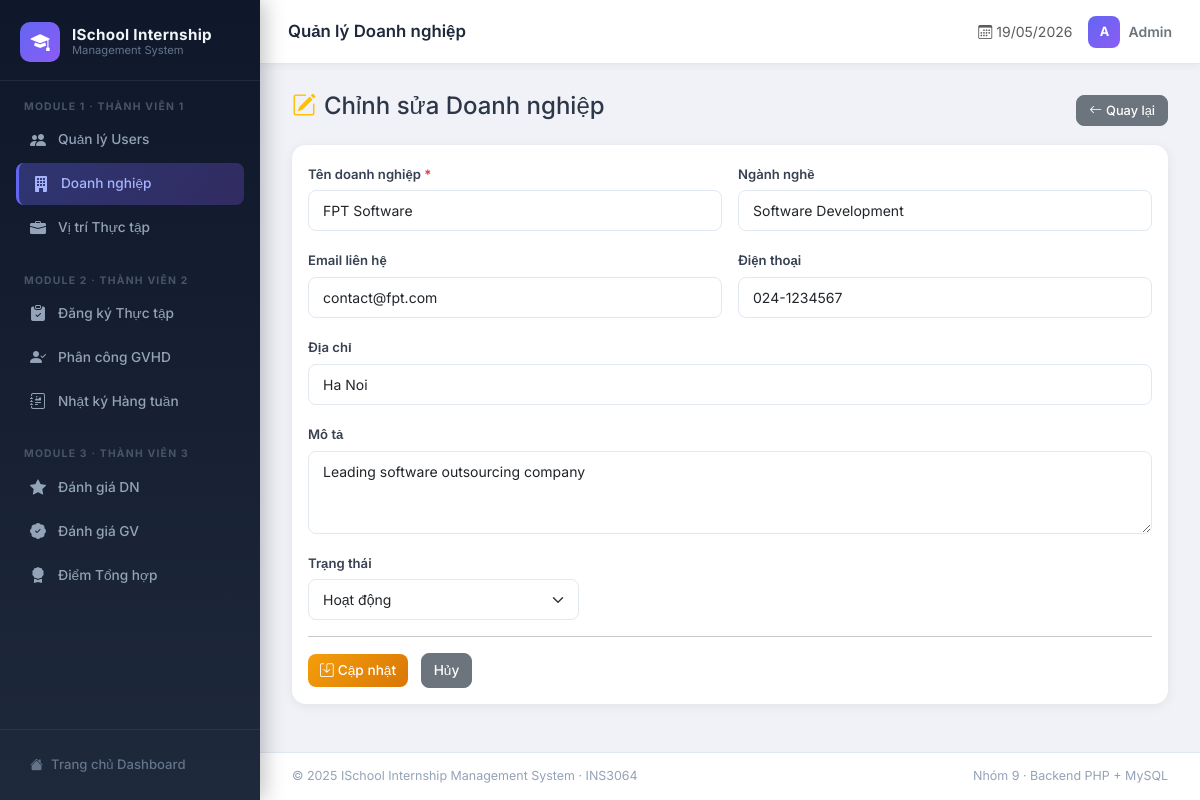
Page /internship_system/modules/companies/edit.php?id=1 on the committed database.
### tables this page shows
CREATE TABLE companies (
    company_id    INT PRIMARY KEY AUTO_INCREMENT,
    company_name  VARCHAR(150) NOT NULL,
    industry      VARCHAR(100),
    address       TEXT,
    description   TEXT,
    contact_email VARCHAR(100) UNIQUE,
    phone         VARCHAR(20),
    status        ENUM('active','inactive') DEFAULT 'active',
    created_at    TIMESTAMP DEFAULT CURRENT_TIMESTAMP
);

### internship_system/modules/companies/edit.php (the view, shortened to what this page needs)
<?php
require_once '../../config/database.php';
$id = (int)($_GET['id'] ?? 0);
$stmt = $conn->prepare("SELECT * FROM companies WHERE company_id = ?");
$stmt->bind_param('i', $id);
$stmt->execute();
$company = $stmt->get_result()->fetch_assoc();
?>
<?php include '../../includes/header.php'; ?>
<div class="d-flex justify-content-between align-items-center mb-3">
    <h4><i class="bi bi-pencil-square me-2 text-warning"></i>Chỉnh sửa Doanh nghiệp</h4>
    <a href="list.php" class="btn btn-secondary btn-sm"><i class="bi bi-arrow-left me-1"></i>Quay lại</a>
</div>
<div class="card">
    <div class="card-body">
        <form method="POST">
            <div class="row g-3">
                <div class="col-md-6">
                    <label class="form-label fw-semibold">Tên doanh nghiệp <span class="text-danger">*</span></label>
                    <input type="text" name="company_name" class="form-control"
                           value="<?= htmlspecialchars($company['company_name']) ?>" required>
                </div>
                <div class="col-md-6">
                    <label class="form-label fw-semibold">Ngành nghề</label>
                    <input type="text" name="industry" class="form-control"
                           value="<?= htmlspecialchars($company['industry'] ?? '') ?>">
                </div>
                <div class="col-md-6">
                    <label class="form-label fw-semibold">Email liên hệ</label>
                    <input type="email" name="contact_email" class="form-control"
                           value="<?= htmlspecialchars($company['contact_email'] ?? '') ?>">
                </div>
                <div class="col-md-6">
                    <label class="form-label fw-semibold">Điện thoại</label>
                    <input type="text" name="phone" class="form-control"
                           value="<?= htmlspecialchars($company['phone'] ?? '') ?>">
                </div>
                <div class="col-12">
                    <label class="form-label fw-semibold">Địa chỉ</label>
                    <input type="text" name="address" class="form-control"
                           value="<?= htmlspecialchars($company['address'] ?? '') ?>">
                </div>
                <div class="col-12">
                    <label class="form-label fw-semibold">Mô tả</label>
                    <textarea name="description" class="form-control" rows="3"><?= htmlspecialchars($company['description'] ?? '') ?></textarea>
                </div>
                <div class="col-md-4">
                    <label class="form-label fw-semibold">Trạng thái</label>
                    <select name="status" class="form-select">
                        <option value="active"   <?= $company['status']==='active'   ?'selected':'' ?>>Hoạt động</option>
                    </select>
                </div>
            </div>
            <hr>
            <button type="submit" class="btn btn-warning">
                <i class="bi bi-save me-1"></i>Cập nhật
            </button>
            <a href="list.php" class="btn btn-secondary ms-2">Hủy</a>
        </form>
    </div>
</div>
<?php include '../../includes/footer.php'; ?>

### internship_system/includes/header.php (style rules this page uses)
*, *::before, *::after { box-sizing: border-box; }
body { font-family: 'Inter', sans-serif; background: #f0f2f8; color: #2d3748; margin: 0; }
.card { border: none; border-radius: 14px; box-shadow: 0 2px 12px rgba(0,0,0,.07); transition: box-shadow .2s, transform .2s; }
.btn { border-radius: 8px; font-weight: 500; font-size: 0.855rem; }
.btn-warning { background: linear-gradient(135deg, #f59e0b, #d97706); border: none; color: #fff; }
.btn-sm { padding: 5px 12px; font-size: 0.8rem; }
.form-control, .form-select { border-radius: 8px; border: 1.5px solid #e2e8f0; font-size: 0.875rem; padding: 9px 14px; transition: border-color .2s, box-shadow .2s; }
.form-label { font-weight: 600; font-size: 0.82rem; color: #374151; margin-bottom: 6px; }

### rows in the picture
companies: company_name "FPT Software", industry "Software Development", contact_email "contact@fpt.com", phone "024-1234567", address "Ha Noi", description "Leading software outsourcing company", status "Hoạt động"

### other values in the picture
$titles[$page_key] "Quản lý Doanh nghiệp"
